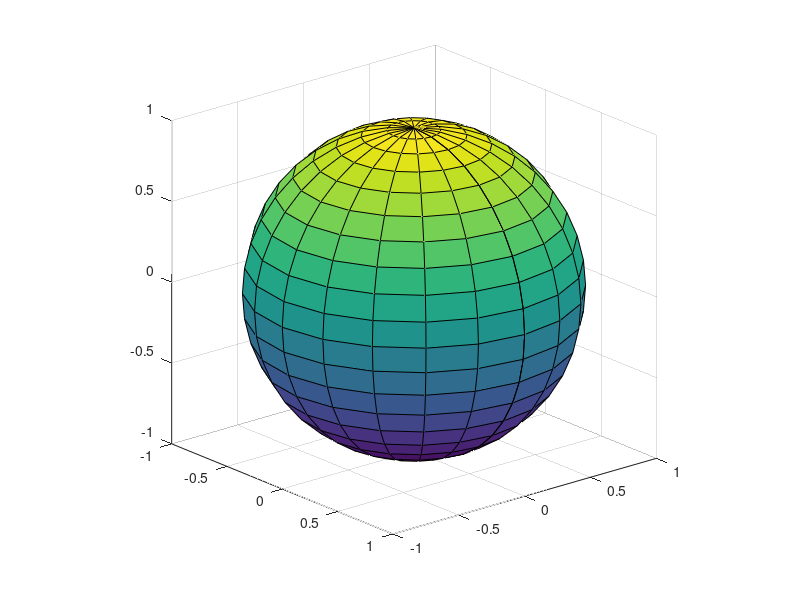

This chart was generated by the following MATLAB code: (Note: this script raises an error after producing the figure.)

figure

%% Plot a sphere
%Create unit sphere
[X,Y,Z] = sphere;

%Plot surface
sph = surf(X,Y,Z);
view(50,20);
axis equal;

%Define colors,lighting, etc
sph.FaceColor = [0.53,0.81,0.93]; %Face color
sph.FaceAlpha = 0.4; %Face transparency
sph.EdgeAlpha = 0.3; %Edge transparency

%Define axis' limits
xlim([-1.5 1.5]);
ylim([-1.5 1.5]);

%Label axis
xlabel('x');
ylabel('y');
zlabel('z');

hold on;
%% Plot a plane on top of the sphere

%Define vertices
v = [-1.5 1.5 1; -1.5 -1.5 1; 1.5 -1.5 1; 1.5 1.5 1];
%Define faces
f = [1 2 3 4];

%Plot surface
pl = patch('Faces',f,'Vertices',v);

%Define colors,lighting,etc
pl.FaceColor = [0.46,0.96,0.62];
pl.FaceAlpha = 0.6;
pl.EdgeAlpha = 0;

%% Plot points on tangent space and projection on the sphere

%Define point at identity
startPoint = [0 0 1]; 
%in this case the point corresponds to the intersection between the sphere
%and the tangent plane

%Define rotation - To keep it simple, we consider only a rotation around
%the X-Axis
theta = 60; %deg
%R = rotx(angle);
dtheta = 2;
v = 2:dtheta:theta;
points = zeros(3,length(v)+1);
points(:,1) = startPoint';
for i=1:length(v)
      angle = v(i);
      R = rotx(angle);
      points(:,i+1) = R*startPoint';
end

endPoint = points(:,end);

%Plot 3d points and surface line
%Plot identity point
plot3(startPoint(1),startPoint(2),startPoint(3),'X','Color','r','LineWidth',2);
text(0,0,1.2,'$\mathbf{R}_1$','interpreter','latex','FontSize',14,'FontWeight','bold');
%Plot another point in the Lie group
plot3(endPoint(1),endPoint(2),endPoint(3),'.','Color','r','MarkerSize',10);
text(endPoint(1),endPoint(2)-0.3,endPoint(3),'$\mathbf{R}_2$','interpreter','latex','FontSize',14,'FontWeight','bold');
plot3(points(1,2:end-1),points(2,2:end-1),points(3,2:end-1),'-','Color','r','LineWidth',1.5);
%Plot arbitrary point in tangent space
plot3([startPoint(1) endPoint(1)],[startPoint(2) endPoint(2)],[1 1],'-','Color','#0072BD','LineWidth',1.5);
plot3(endPoint(1),endPoint(2),1,'.','Color','#0072BD','MarkerSize',10);
text(endPoint(1),endPoint(2),1.2,'$\omega^\wedge$','interpreter','latex','FontSize',14,'FontWeight','bold');
%text(-0.8,0.8,1.2,'$T_{g}\mathcal{G}$','interpreter','latex','FontSize',14,'FontWeight','bold');
%text(-0.8,0.8,1.2,'$\frak{g}$','interpreter','latex','FontSize',14,'FontWeight','bold');
set(gca,'visible','off')
%print(gcf,'foo.png','-dpng','-r300');


